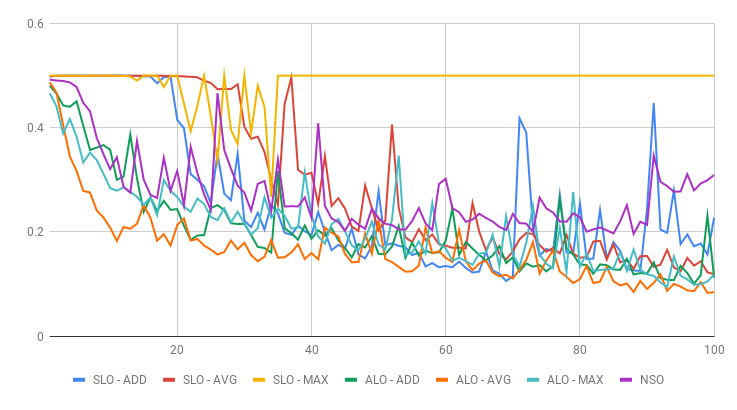
#> input picture papers/2019-conf-ijcnn-kitti/figures/falreis/pixel_error.png, 737 x 410 px, given in place of .png, which was not available
$ jupyter execute --allow-errors pre_process_images.ipynb   (shell and % lines are left out)   (text cells are left out)
#> lines starting #> are read from the running program, lines starting #| are printed output that depends on the picture; pictures that were not available may be replaced by others from this repository, and a replacement may not be noted
### code/notebook/superpixels.py
import matplotlib.pyplot as plt
import numpy as np
import copy
from scipy.cluster import hierarchy
from skimage.segmentation import slic, mark_boundaries, felzenszwalb
from skimage import io


# [38 lines left out: function color_groundtruth, not called in this run]

def color_superpixel(image, segments):
    #get number of segments
    n_seg = 0
    for segs in segments:
        curr_max = max(segs)
        if(curr_max > n_seg):
            n_seg = curr_max

    n_seg += 1

    #initalize variables
    colors = [[.0, .0, .0] for x in range(n_seg)]
    itens = [0 for x in range(n_seg)]
    new_image = copy.deepcopy(image)

    #indexing information
    len_seg_i = len(segments)
    len_seg_j = len(segments[0])

    for i in range(len_seg_i):
        for j in range(len_seg_j):
            index = segments[i][j]
            colors[index] += image[i][j]
            itens[index] += 1

    #define new values
    len_itens = len(itens)

    for i in range(len_itens):
        if(itens[i] > 0):
            colors[i] = [x / itens[i] for x in colors[i]]

    #generate new image
    for i in range(len_seg_i):
        for j in range(len_seg_j):
            index = segments[i][j]
            new_image[i][j] = colors[index]

    return new_image, n_seg, colors


# [145 lines left out: functions generate_ultrametric_map, generate_ultrametric_image, process_image, not called in this run]


### code/notebook/pre_process_images.ipynb
[cell 1]

import warnings
warnings.filterwarnings("ignore")

[cell 2]
import matplotlib.pyplot as plt, argparse, numpy as np, math, sys, copy
from skimage.segmentation import slic, mark_boundaries, felzenszwalb
from skimage.util import img_as_float
from skimage import io
import numpy as np
import superpixels as sp
import glob
import pipeline as pipe
import time
import superpixels as sp
import scipy.stats as sci
from PIL import Image
from scipy import ndimage
import cv2

[cell 3]
data_path = '/home/falreis/Me/deep_learning/segmentation-eval/code/datasets/data_road/falreis/'
save_path = '/home/falreis/Me/deep_learning/segmentation-eval/code/datasets/slic/'

[cell 4]
data_types = ['train'] #, 'test', 'train_ground']
extension = 'png'

image_names, names = [], []

for data_type in data_types:
    image_path = data_path + data_type + '/'
    names_path = save_path + data_type + '/'

    len_path = len(image_path)
    image_files = glob.glob(image_path + '*.' + extension)
    image_filenames = [x[len_path:-4] for x in image_files]

    #load images
    for filename in image_filenames:
        file = image_path + filename + '.' + extension

        #append image and groundtruths
        image_names.append(file)
        names.append(names_path + filename + '_&&&.png')

print(len(image_names), len(names))

[cell 5]
image = io.imread(image_names[0])
#> image is the input picture: shape (410, 737, 4); mean R, G, B, A 245.3, 244, 244.1, 255
print(image.shape)
#| (410, 737, 4)

[cell 6]
slic_seg = slic(image, n_segments = 2048, slic_zero = True)
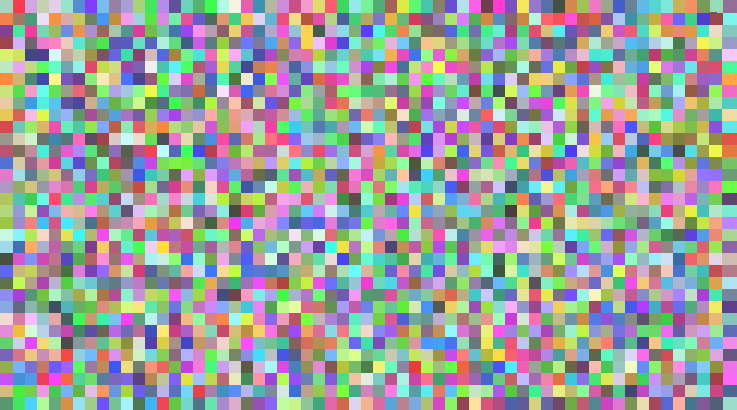
#> slic_seg: shape (410, 737) int64; 2074 distinct labels, from 1 to 2074; one colour per label, 0 black
#> (the rest of this cell did not finish here and is left out)

#> the loop in color_superpixel, `for segs in segments:` made 410 passes
#> (curr_max, n_seg) on passes 1, 13, 14, 26, 38, 50, 62, 74, 86, 98, 110, 122: (61, 61), (62, 62), (122, 122), (183, 183), (244, 244), (305, 305), (366, 366), (427, 427), (488, 488), (549, 549), (610, 610), (671, 671)
#> curr_max on passes 2 to 7: 61, 61, 61, 61, 61, 61
#> after the loop in color_superpixel, `for segs in segments:`: n_seg = 2074
#> in color_superpixel, `n_seg += 1`: n_seg = 2075
#> in color_superpixel, `len_seg_i = len(segments)`: len_seg_i = 410
#> in color_superpixel, `len_seg_j = len(segments[0])`: len_seg_j = 737

fig, (ax1, ax2) = plt.subplots(1,2, figsize=(20, 20))
ax1.imshow(image)
ax1.set_title("Original image")
ax1.set_axis_off()
ax2.imshow(color_image)
ax2.set_title("Color image")
ax2.set_axis_off()
plt.show()

[cell 7]
index = 0
len_images = len(names)

for image_name, name in zip(image_names, names):
    index += 1

    image = io.imread(image_name)

    prefix_name = name[:-4]
    extension_name = name[-4:]

    #rotate image (uncomment for BSDS)
    #if(image.shape[0] != 321):
    #    image = ndimage.rotate(image, 90)

    flip_types = ['noflip', 'fliplr', 'flipud']

    for flip_type in flip_types:
        if flip_type == 'fliplr':
            flip_image = np.fliplr(image)
        elif flip_type == 'flipud':
            flip_image = np.flipud(image)
        else:
            flip_image = image

        #save image 0
        save_name = prefix_name.replace("&&&", ('_' + flip_type + '_0'))
        save_name = (save_name + extension_name)
        io.imsave(save_name, flip_image)
#> this loop made 3 passes
#> pass 2, `flip_image = np.fliplr(image)`:
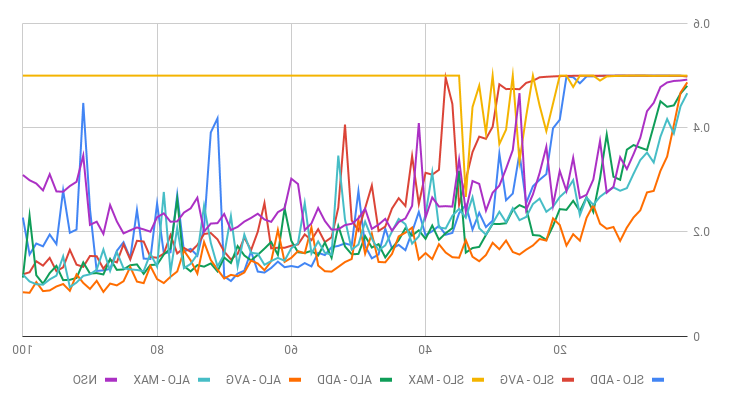
#> flip_image: shape (410, 737, 4); mean R, G, B, A 245.3, 244, 244.1, 255
#> pass 3, `flip_image = np.flipud(image)`:
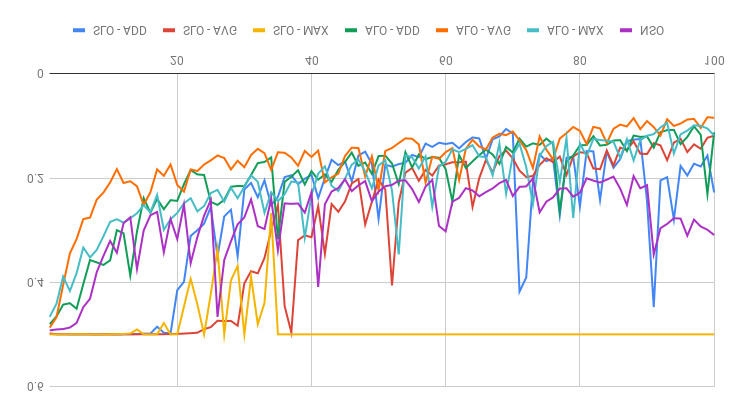
#> flip_image: shape (410, 737, 4); mean R, G, B, A 245.3, 244, 244.1, 255
#> `slic_seg = slic(original_image, n_segments = 4096, slic_zero = True)`:
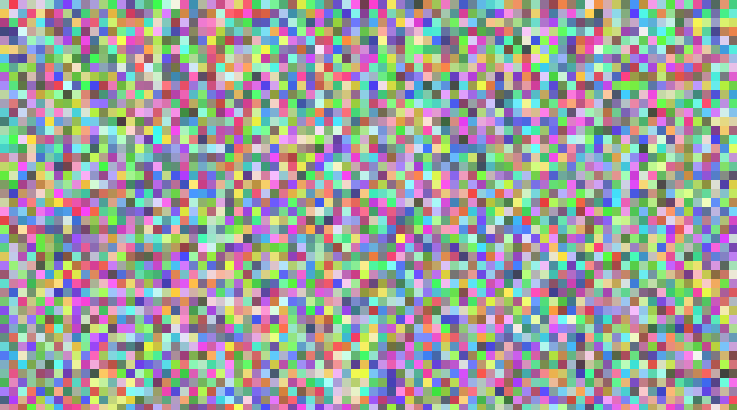
#> slic_seg: shape (410, 737) int64; 3772 distinct labels, from 1 to 3772; one colour per label, 0 black

    print(index, '/', len_images, end='')
    print('\r', end='')

print('OK!')

[cell 8]
index = 0
len_images = len(names)

#> (the rest of this cell did not finish here and is left out)

#> the loop in color_superpixel (call 2), `for segs in segments:` made 410 passes
#> (curr_max, n_seg) on passes 1, 10, 19, 28, 37, 46, 55, 64, 73, 82, 91, 100: (82, 82), (164, 164), (246, 246), (328, 328), (410, 410), (492, 492), (574, 574), (656, 656), (738, 738), (820, 820), (902, 902), (984, 984)
#> curr_max on passes 2 to 7: 82, 82, 82, 82, 82, 82

    prefix_name = name[:-4]
    extension_name = name[-4:]

    flip_types = ['noflip', 'fliplr']

    for flip_type in flip_types:
        if flip_type == 'fliplr':
            flip_image = np.fliplr(image)
        elif flip_type == 'flipud':
            flip_image = np.flipud(image)
        else:
            flip_image = image

        #save image 0
        save_name = prefix_name.replace("&&&", ('_' + flip_type + '_0'))
        save_name = (save_name + extension_name)
        io.imsave(save_name, flip_image)

    print(index, '/', len_images, end='')
    print('\r', end='')

print('OK!')

$ run again, on papers/2019-conf-ijcnn-kitti/figures/falreis/validation_accuracy.png
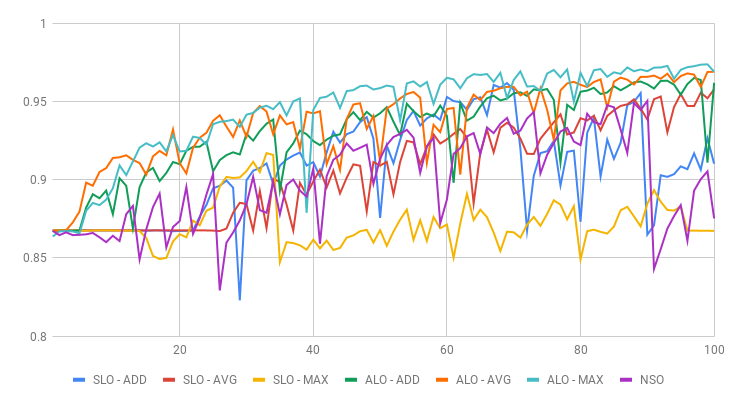
#> input picture papers/2019-conf-ijcnn-kitti/figures/falreis/validation_accuracy.png, 737 x 410 px, given in place of .png, which was not available
#> image is the input picture: shape (410, 737, 4); mean R, G, B, A 245.8, 243.7, 244, 255
#| (410, 737, 4)
#> the loop in color_superpixel, `for segs in segments:` made 410 passes
#> (curr_max, n_seg) on passes 1, 13, 14, 26, 38, 50, 62, 74: (61, 61), (62, 62), (122, 122), (183, 183), (244, 244), (305, 305), (366, 366), (427, 427)
#> after the loop in color_superpixel, `for segs in segments:`: n_seg = 2074
#> in color_superpixel, `n_seg += 1`: n_seg = 2075
#> len_seg_i = 410
#> len_seg_j = 737
#> the loop `for flip_type in flip_types:` made 3 passes
#> pass 2, `flip_image = np.fliplr(image)`:
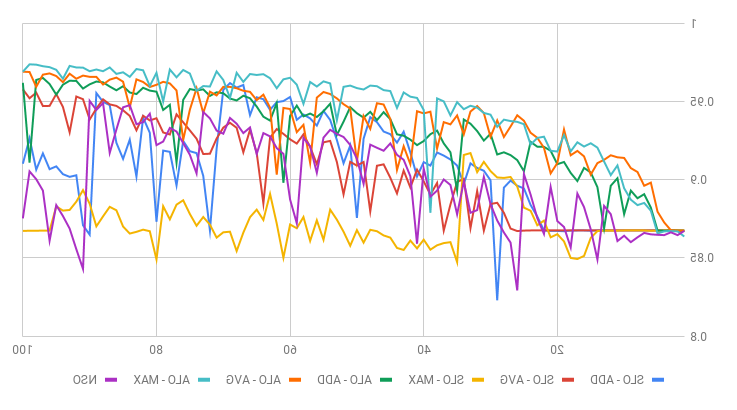
#> flip_image: shape (410, 737, 4); mean R, G, B, A 245.8, 243.7, 244, 255
#> pass 3, `flip_image = np.flipud(image)`:
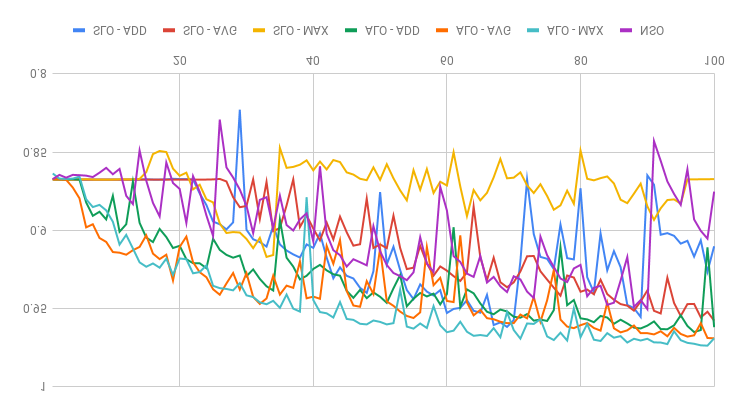
#> flip_image: shape (410, 737, 4); mean R, G, B, A 245.8, 243.7, 244, 255
#> the loop in color_superpixel (call 2), `for segs in segments:` made 410 passes
#> (curr_max, n_seg) on passes 1, 10, 19, 28, 37, 46, 55, 64: (82, 82), (164, 164), (246, 246), (328, 328), (410, 410), (492, 492), (574, 574), (656, 656)

$ run again, on papers/2019-conf-ijcnn-kitti/figures/falreis/visual_representation.png
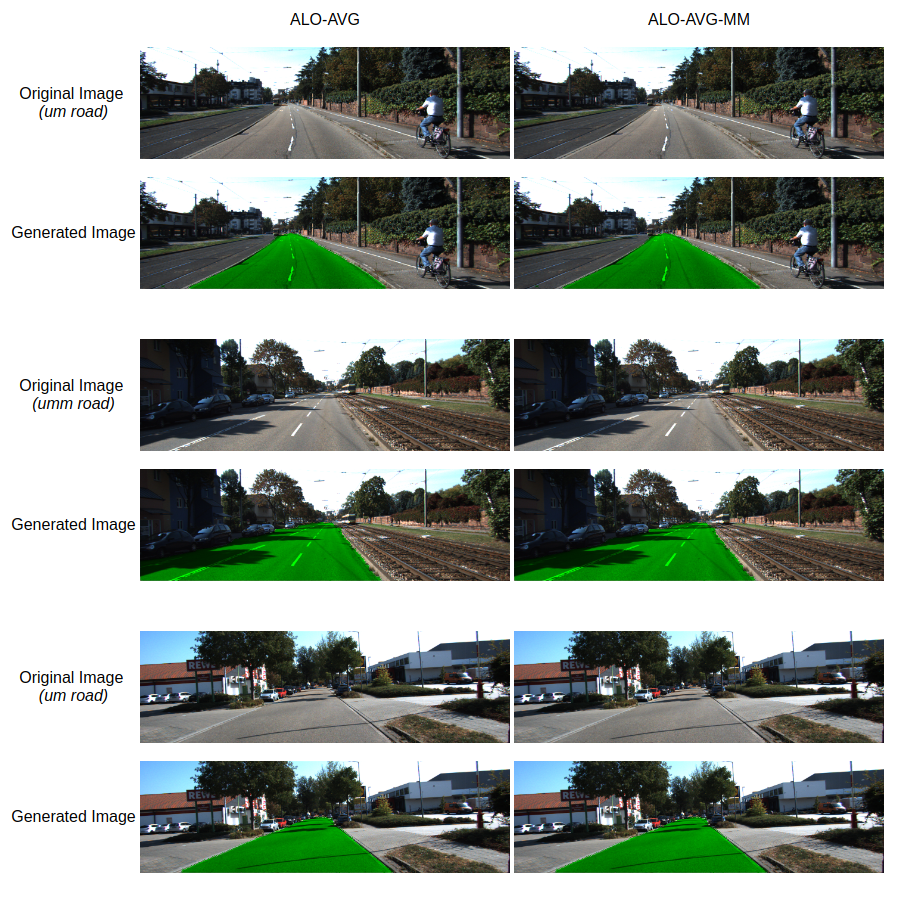
#> input picture papers/2019-conf-ijcnn-kitti/figures/falreis/visual_representation.png, 900 x 900 px, given in place of .png, which was not available
#> image is the input picture: shape (900, 900, 4); mean R, G, B, A 148.7, 156.4, 148.6, 255
#| (900, 900, 4)
#> `slic_seg = slic(image, n_segments = 2048, slic_zero = True)`:
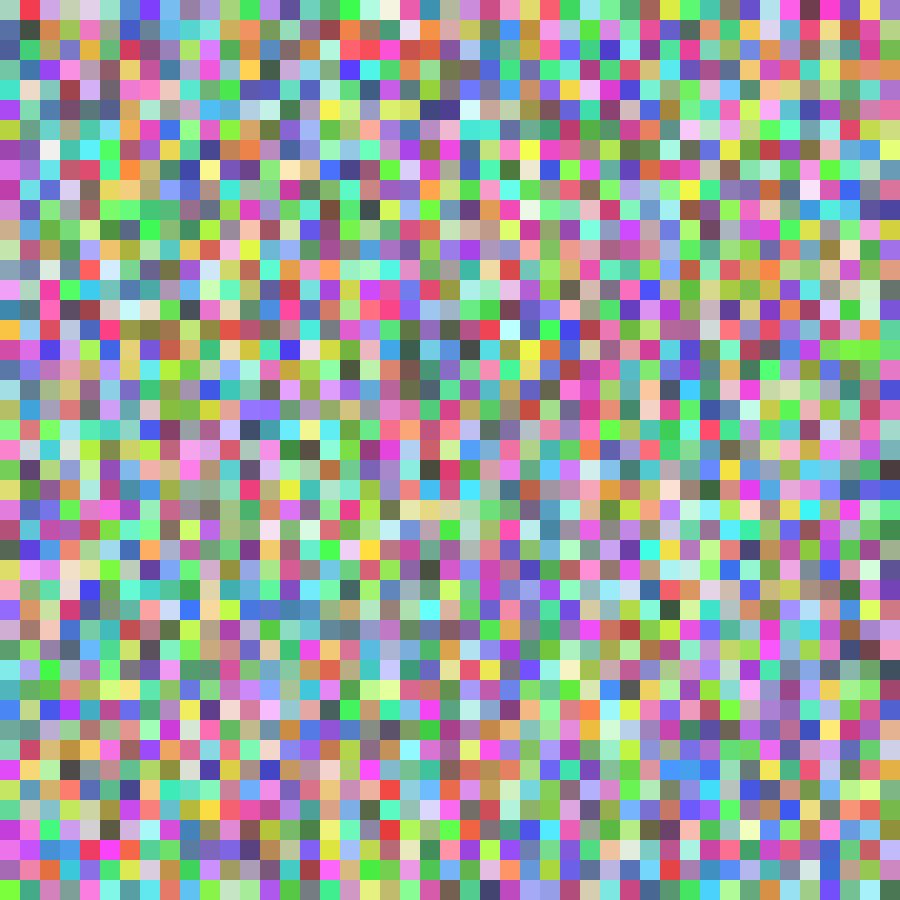
#> slic_seg: shape (900, 900) int64; 2025 distinct labels, from 1 to 2025; one colour per label, 0 black
#> the loop in color_superpixel, `for segs in segments:` made 900 passes
#> (curr_max, n_seg) on passes 1, 21, 41, 61, 81, 101, 121, 141: (45, 45), (90, 90), (135, 135), (180, 180), (225, 225), (270, 270), (315, 315), (360, 360)
#> after the loop in color_superpixel, `for segs in segments:`: n_seg = 2025
#> in color_superpixel, `n_seg += 1`: n_seg = 2026
#> len_seg_i = 900
#> `slic_seg = slic(original_image, n_segments = 4096, slic_zero = True)`:
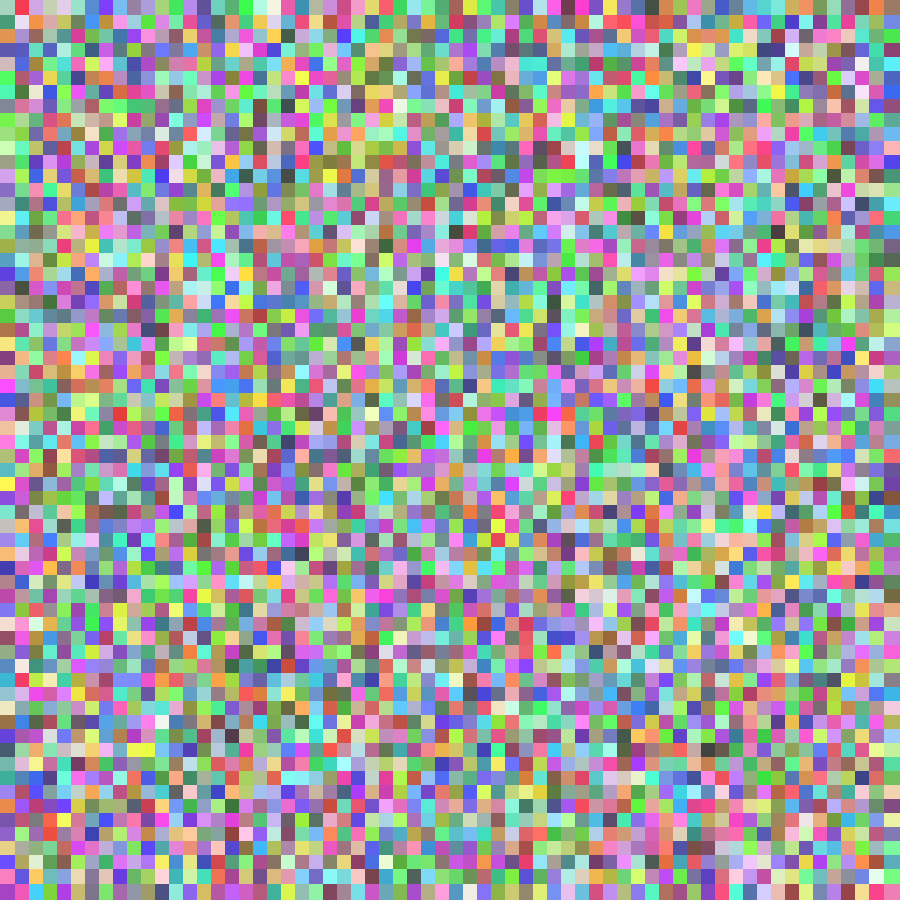
#> slic_seg: shape (900, 900) int64; 4096 distinct labels, from 1 to 4096; one colour per label, 0 black
#> the loop in color_superpixel (call 2), `for segs in segments:` made 900 passes
#> (curr_max, n_seg) on passes 1, 16, 30, 44, 58, 72, 86, 100: (64, 64), (128, 128), (192, 192), (256, 256), (320, 320), (384, 384), (448, 448), (512, 512)
